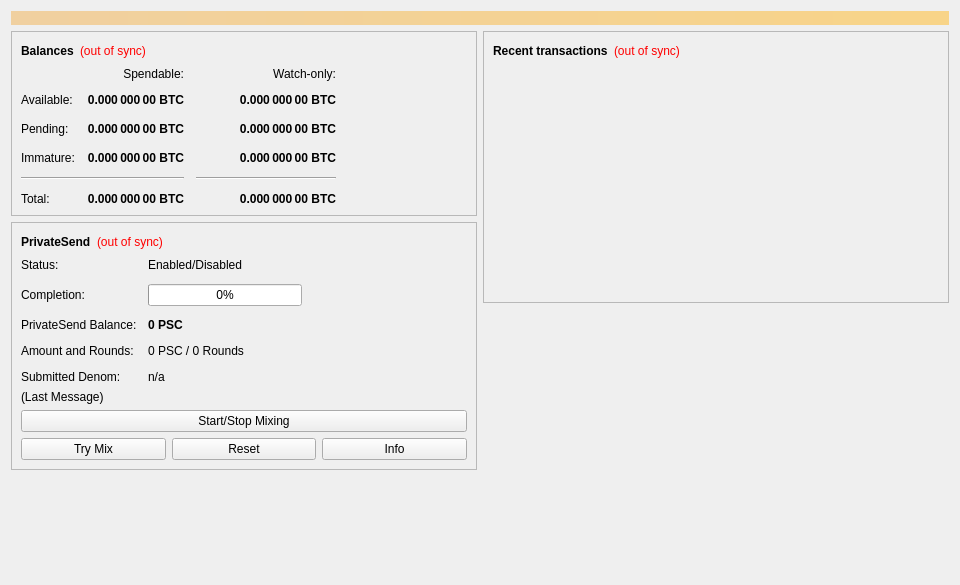
<?xml version="1.0" encoding="UTF-8"?>
<ui version="4.0">
 <class>OverviewPage</class>
 <widget class="QWidget" name="OverviewPage">
  <property name="geometry">
   <rect>
    <x>0</x>
    <y>0</y>
    <width>960</width>
    <height>585</height>
   </rect>
  </property>
  <property name="minimumSize">
   <size>
    <width>960</width>
    <height>0</height>
   </size>
  </property>
  <property name="windowTitle">
   <string>Form</string>
  </property>
  <layout class="QVBoxLayout" name="topLayout">
   <item>
    <widget class="QLabel" name="labelAlerts">
     <property name="visible">
      <bool>false</bool>
     </property>
     <property name="styleSheet">
      <string notr="true">QLabel { background-color: qlineargradient(x1: 0, y1: 0, x2: 1, y2: 0, stop:0 #F0D0A0, stop:1 #F8D488); color:#000000; }</string>
     </property>
     <property name="wordWrap">
      <bool>true</bool>
     </property>
     <property name="margin">
      <number>3</number>
     </property>
     <property name="textInteractionFlags">
      <set>Qt::TextSelectableByMouse</set>
     </property>
    </widget>
   </item>
   <item>
    <layout class="QHBoxLayout" name="horizontalLayout" stretch="1,1">
     <item>
      <layout class="QVBoxLayout" name="verticalLayout_2">
       <item>
        <widget class="QFrame" name="frame">
         <property name="frameShape">
          <enum>QFrame::StyledPanel</enum>
         </property>
         <property name="frameShadow">
          <enum>QFrame::Raised</enum>
         </property>
         <layout class="QVBoxLayout" name="verticalLayout_4">
          <item>
           <layout class="QHBoxLayout" name="horizontalLayout_4">
            <item>
             <widget class="QLabel" name="label_5">
              <property name="font">
               <font>
                <weight>75</weight>
                <bold>true</bold>
               </font>
              </property>
              <property name="text">
               <string>Balances</string>
              </property>
             </widget>
            </item>
            <item>
             <widget class="QLabel" name="labelWalletStatus">
              <property name="toolTip">
               <string>The displayed information may be out of date. Your wallet automatically synchronizes with the PrimeStone network after a connection is established, but this process has not completed yet.</string>
              </property>
              <property name="styleSheet">
               <string notr="true">QLabel { color: red; }</string>
              </property>
              <property name="text">
               <string notr="true">(out of sync)</string>
              </property>
              <property name="alignment">
               <set>Qt::AlignLeading|Qt::AlignLeft|Qt::AlignVCenter</set>
              </property>
             </widget>
            </item>
            <item>
             <spacer name="horizontalSpacer_3">
              <property name="orientation">
               <enum>Qt::Horizontal</enum>
              </property>
              <property name="sizeHint" stdset="0">
               <size>
                <width>40</width>
                <height>20</height>
               </size>
              </property>
             </spacer>
            </item>
           </layout>
          </item>
          <item>
           <layout class="QGridLayout" name="gridLayout">
            <property name="spacing">
             <number>12</number>
            </property>
            <item row="2" column="2">
             <widget class="QLabel" name="labelWatchPending">
              <property name="font">
               <font>
                <weight>75</weight>
                <bold>true</bold>
               </font>
              </property>
              <property name="cursor">
               <cursorShape>IBeamCursor</cursorShape>
              </property>
              <property name="toolTip">
               <string>Unconfirmed transactions to watch-only addresses</string>
              </property>
              <property name="text">
               <string notr="true">0.000 000 00 BTC</string>
              </property>
              <property name="alignment">
               <set>Qt::AlignRight|Qt::AlignTrailing|Qt::AlignVCenter</set>
              </property>
              <property name="textInteractionFlags">
               <set>Qt::LinksAccessibleByMouse|Qt::TextSelectableByKeyboard|Qt::TextSelectableByMouse</set>
              </property>
             </widget>
            </item>
            <item row="2" column="1">
             <widget class="QLabel" name="labelUnconfirmed">
              <property name="font">
               <font>
                <weight>75</weight>
                <bold>true</bold>
               </font>
              </property>
              <property name="cursor">
               <cursorShape>IBeamCursor</cursorShape>
              </property>
              <property name="toolTip">
               <string>Total of transactions that have yet to be confirmed, and do not yet count toward the spendable balance</string>
              </property>
              <property name="text">
               <string notr="true">0.000 000 00 BTC</string>
              </property>
              <property name="alignment">
               <set>Qt::AlignRight|Qt::AlignTrailing|Qt::AlignVCenter</set>
              </property>
              <property name="textInteractionFlags">
               <set>Qt::LinksAccessibleByMouse|Qt::TextSelectableByKeyboard|Qt::TextSelectableByMouse</set>
              </property>
             </widget>
            </item>
            <item row="3" column="2">
             <widget class="QLabel" name="labelWatchImmature">
              <property name="font">
               <font>
                <weight>75</weight>
                <bold>true</bold>
               </font>
              </property>
              <property name="cursor">
               <cursorShape>IBeamCursor</cursorShape>
              </property>
              <property name="toolTip">
               <string>Mined balance in watch-only addresses that has not yet matured</string>
              </property>
              <property name="text">
               <string notr="true">0.000 000 00 BTC</string>
              </property>
              <property name="alignment">
               <set>Qt::AlignRight|Qt::AlignTrailing|Qt::AlignVCenter</set>
              </property>
              <property name="textInteractionFlags">
               <set>Qt::LinksAccessibleByMouse|Qt::TextSelectableByKeyboard|Qt::TextSelectableByMouse</set>
              </property>
             </widget>
            </item>
            <item row="4" column="0" colspan="2">
             <widget class="Line" name="lineSpendableBalance">
              <property name="orientation">
               <enum>Qt::Horizontal</enum>
              </property>
             </widget>
            </item>
            <item row="4" column="2">
             <widget class="Line" name="lineWatchBalance">
              <property name="sizePolicy">
               <sizepolicy hsizetype="Preferred" vsizetype="Fixed">
                <horstretch>0</horstretch>
                <verstretch>0</verstretch>
               </sizepolicy>
              </property>
              <property name="minimumSize">
               <size>
                <width>140</width>
                <height>0</height>
               </size>
              </property>
              <property name="orientation">
               <enum>Qt::Horizontal</enum>
              </property>
             </widget>
            </item>
            <item row="5" column="0">
             <widget class="QLabel" name="labelTotalText">
              <property name="text">
               <string>Total:</string>
              </property>
             </widget>
            </item>
            <item row="3" column="1">
             <widget class="QLabel" name="labelImmature">
              <property name="font">
               <font>
                <weight>75</weight>
                <bold>true</bold>
               </font>
              </property>
              <property name="cursor">
               <cursorShape>IBeamCursor</cursorShape>
              </property>
              <property name="toolTip">
               <string>Mined balance that has not yet matured</string>
              </property>
              <property name="text">
               <string notr="true">0.000 000 00 BTC</string>
              </property>
              <property name="alignment">
               <set>Qt::AlignRight|Qt::AlignTrailing|Qt::AlignVCenter</set>
              </property>
              <property name="textInteractionFlags">
               <set>Qt::LinksAccessibleByMouse|Qt::TextSelectableByKeyboard|Qt::TextSelectableByMouse</set>
              </property>
             </widget>
            </item>
            <item row="2" column="3">
             <spacer name="horizontalSpacer_2">
              <property name="orientation">
               <enum>Qt::Horizontal</enum>
              </property>
              <property name="sizeHint" stdset="0">
               <size>
                <width>40</width>
                <height>20</height>
               </size>
              </property>
             </spacer>
            </item>
            <item row="3" column="0">
             <widget class="QLabel" name="labelImmatureText">
              <property name="text">
               <string>Immature:</string>
              </property>
             </widget>
            </item>
            <item row="5" column="1">
             <widget class="QLabel" name="labelTotal">
              <property name="font">
               <font>
                <weight>75</weight>
                <bold>true</bold>
               </font>
              </property>
              <property name="cursor">
               <cursorShape>IBeamCursor</cursorShape>
              </property>
              <property name="toolTip">
               <string>Your current total balance</string>
              </property>
              <property name="text">
               <string notr="true">0.000 000 00 BTC</string>
              </property>
              <property name="alignment">
               <set>Qt::AlignRight|Qt::AlignTrailing|Qt::AlignVCenter</set>
              </property>
              <property name="textInteractionFlags">
               <set>Qt::LinksAccessibleByMouse|Qt::TextSelectableByKeyboard|Qt::TextSelectableByMouse</set>
              </property>
             </widget>
            </item>
            <item row="5" column="2">
             <widget class="QLabel" name="labelWatchTotal">
              <property name="font">
               <font>
                <weight>75</weight>
                <bold>true</bold>
               </font>
              </property>
              <property name="cursor">
               <cursorShape>IBeamCursor</cursorShape>
              </property>
              <property name="toolTip">
               <string>Current total balance in watch-only addresses</string>
              </property>
              <property name="text">
               <string notr="true">0.000 000 00 BTC</string>
              </property>
              <property name="alignment">
               <set>Qt::AlignRight|Qt::AlignTrailing|Qt::AlignVCenter</set>
              </property>
              <property name="textInteractionFlags">
               <set>Qt::LinksAccessibleByMouse|Qt::TextSelectableByKeyboard|Qt::TextSelectableByMouse</set>
              </property>
             </widget>
            </item>
            <item row="0" column="2">
             <widget class="QLabel" name="labelWatchonly">
              <property name="text">
               <string>Watch-only:</string>
              </property>
              <property name="alignment">
               <set>Qt::AlignRight|Qt::AlignTrailing|Qt::AlignVCenter</set>
              </property>
             </widget>
            </item>
            <item row="1" column="0">
             <widget class="QLabel" name="labelBalanceText">
              <property name="text">
               <string>Available:</string>
              </property>
             </widget>
            </item>
            <item row="1" column="1">
             <widget class="QLabel" name="labelBalance">
              <property name="font">
               <font>
                <weight>75</weight>
                <bold>true</bold>
               </font>
              </property>
              <property name="cursor">
               <cursorShape>IBeamCursor</cursorShape>
              </property>
              <property name="toolTip">
               <string>Your current spendable balance</string>
              </property>
              <property name="text">
               <string notr="true">0.000 000 00 BTC</string>
              </property>
              <property name="alignment">
               <set>Qt::AlignRight|Qt::AlignTrailing|Qt::AlignVCenter</set>
              </property>
              <property name="textInteractionFlags">
               <set>Qt::LinksAccessibleByMouse|Qt::TextSelectableByKeyboard|Qt::TextSelectableByMouse</set>
              </property>
             </widget>
            </item>
            <item row="1" column="2">
             <widget class="QLabel" name="labelWatchAvailable">
              <property name="font">
               <font>
                <weight>75</weight>
                <bold>true</bold>
               </font>
              </property>
              <property name="cursor">
               <cursorShape>IBeamCursor</cursorShape>
              </property>
              <property name="toolTip">
               <string>Your current balance in watch-only addresses</string>
              </property>
              <property name="text">
               <string notr="true">0.000 000 00 BTC</string>
              </property>
              <property name="alignment">
               <set>Qt::AlignRight|Qt::AlignTrailing|Qt::AlignVCenter</set>
              </property>
              <property name="textInteractionFlags">
               <set>Qt::LinksAccessibleByMouse|Qt::TextSelectableByKeyboard|Qt::TextSelectableByMouse</set>
              </property>
             </widget>
            </item>
            <item row="2" column="0">
             <widget class="QLabel" name="labelPendingText">
              <property name="text">
               <string>Pending:</string>
              </property>
             </widget>
            </item>
            <item row="0" column="1">
             <widget class="QLabel" name="labelSpendable">
              <property name="text">
               <string>Spendable:</string>
              </property>
              <property name="alignment">
               <set>Qt::AlignRight|Qt::AlignTrailing|Qt::AlignVCenter</set>
              </property>
             </widget>
            </item>
           </layout>
          </item>
         </layout>
        </widget>
       </item>
       <item>
        <widget class="QFrame" name="framePrivateSend">
         <property name="layoutDirection">
          <enum>Qt::LeftToRight</enum>
         </property>
         <property name="frameShape">
          <enum>QFrame::StyledPanel</enum>
         </property>
         <property name="frameShadow">
          <enum>QFrame::Raised</enum>
         </property>
         <layout class="QVBoxLayout" name="VerticalLayout_PS1">
          <item>
           <layout class="QHBoxLayout" name="horizontalLayout_5">
            <item>
             <widget class="QLabel" name="labelPrivateSendHeader">
              <property name="font">
               <font>
                <weight>75</weight>
                <bold>true</bold>
               </font>
              </property>
              <property name="text">
               <string>PrivateSend</string>
              </property>
             </widget>
            </item>
            <item>
             <widget class="QLabel" name="labelPrivateSendSyncStatus">
              <property name="toolTip">
               <string>The displayed information may be out of date. Your wallet automatically synchronizes with the PrimeStone network after a connection is established, but this process has not completed yet.</string>
              </property>
              <property name="styleSheet">
               <string notr="true">QLabel { color: red; }</string>
              </property>
              <property name="text">
               <string notr="true">(out of sync)</string>
              </property>
              <property name="alignment">
               <set>Qt::AlignLeading|Qt::AlignLeft|Qt::AlignVCenter</set>
              </property>
             </widget>
            </item>
            <item>
             <spacer name="horizontalSpacer_4">
              <property name="orientation">
               <enum>Qt::Horizontal</enum>
              </property>
              <property name="sizeHint" stdset="0">
               <size>
                <width>40</width>
                <height>20</height>
               </size>
              </property>
             </spacer>
            </item>
           </layout>
          </item>
          <item>
           <layout class="QFormLayout" name="privateSendFormLayout">
            <property name="fieldGrowthPolicy">
             <enum>QFormLayout::AllNonFixedFieldsGrow</enum>
            </property>
            <property name="horizontalSpacing">
             <number>11</number>
            </property>
            <property name="verticalSpacing">
             <number>12</number>
            </property>
            <item row="0" column="0">
             <widget class="QLabel" name="labelPrivateSendEnabledText">
              <property name="text">
               <string>Status:</string>
              </property>
             </widget>
            </item>
            <item row="0" column="1">
             <widget class="QLabel" name="labelPrivateSendEnabled">
              <property name="text">
               <string>Enabled/Disabled</string>
              </property>
             </widget>
            </item>
            <item row="1" column="0">
             <widget class="QLabel" name="labelCompletitionText">
              <property name="text">
               <string>Completion:</string>
              </property>
             </widget>
            </item>
            <item row="1" column="1">
             <widget class="QProgressBar" name="privateSendProgress">
              <property name="maximumSize">
               <size>
                <width>154</width>
                <height>16777215</height>
               </size>
              </property>
              <property name="value">
               <number>0</number>
              </property>
             </widget>
            </item>
            <item row="2" column="0">
             <widget class="QLabel" name="labelAnonymizedText">
              <property name="text">
               <string>PrivateSend Balance:</string>
              </property>
             </widget>
            </item>
            <item row="2" column="1">
             <widget class="QLabel" name="labelAnonymized">
              <property name="font">
               <font>
                <weight>75</weight>
                <bold>true</bold>
               </font>
              </property>
              <property name="text">
               <string notr="true">0 PSC</string>
              </property>
             </widget>
            </item>
            <item row="3" column="0">
             <widget class="QLabel" name="labelAmountAndRoundsText">
              <property name="text">
               <string>Amount and Rounds:</string>
              </property>
             </widget>
            </item>
            <item row="3" column="1">
             <widget class="QLabel" name="labelAmountRounds">
              <property name="text">
               <string>0 PSC / 0 Rounds</string>
              </property>
             </widget>
            </item>
            <item row="4" column="0">
             <widget class="QLabel" name="labelSubmittedDenomText">
              <property name="text">
               <string>Submitted Denom:</string>
              </property>
             </widget>
            </item>
            <item row="4" column="1">
             <widget class="QLabel" name="labelSubmittedDenom">
              <property name="toolTip">
               <string>The denominations you submitted to the Masternode.&lt;br&gt;To mix, other users must submit the exact same denominations.</string>
              </property>
              <property name="text">
               <string>n/a</string>
              </property>
             </widget>
            </item>
           </layout>
          </item>
          <item>
           <layout class="QVBoxLayout" name="VerticalLayout_PS">
            <item>
             <widget class="QLabel" name="labelPrivateSendLastMessage">
              <property name="text">
               <string>(Last Message)</string>
              </property>
              <property name="alignment">
               <set>Qt::AlignLeading|Qt::AlignLeft|Qt::AlignTop</set>
              </property>
              <property name="wordWrap">
               <bool>true</bool>
              </property>
             </widget>
            </item>
            <item>
             <widget class="QPushButton" name="togglePrivateSend">
              <property name="sizePolicy">
               <sizepolicy hsizetype="MinimumExpanding" vsizetype="Fixed">
                <horstretch>0</horstretch>
                <verstretch>0</verstretch>
               </sizepolicy>
              </property>
              <property name="text">
               <string>Start/Stop Mixing</string>
              </property>
             </widget>
            </item>
            <item>
             <layout class="QHBoxLayout" name="horizontalLayout_debugbuttons">
              <item>
               <widget class="QPushButton" name="privateSendAuto">
                <property name="sizePolicy">
                 <sizepolicy hsizetype="MinimumExpanding" vsizetype="Fixed">
                  <horstretch>0</horstretch>
                  <verstretch>0</verstretch>
                 </sizepolicy>
                </property>
                <property name="toolTip">
                 <string>Try to manually submit a PrivateSend request.</string>
                </property>
                <property name="text">
                 <string>Try Mix</string>
                </property>
               </widget>
              </item>
              <item>
               <widget class="QPushButton" name="privateSendReset">
                <property name="sizePolicy">
                 <sizepolicy hsizetype="MinimumExpanding" vsizetype="Fixed">
                  <horstretch>0</horstretch>
                  <verstretch>0</verstretch>
                 </sizepolicy>
                </property>
                <property name="toolTip">
                 <string>Reset the current status of PrivateSend (can interrupt PrivateSend if it's in the process of Mixing, which can cost you money!)</string>
                </property>
                <property name="autoFillBackground">
                 <bool>false</bool>
                </property>
                <property name="text">
                 <string>Reset</string>
                </property>
               </widget>
              </item>
              <item>
               <widget class="QPushButton" name="privateSendInfo">
                <property name="sizePolicy">
                 <sizepolicy hsizetype="MinimumExpanding" vsizetype="Fixed">
                  <horstretch>0</horstretch>
                  <verstretch>0</verstretch>
                 </sizepolicy>
                </property>
                <property name="toolTip">
                 <string>Information about PrivateSend and Mixing</string>
                </property>
                <property name="text">
                 <string>Info</string>
                </property>
               </widget>
              </item>
             </layout>
            </item>
           </layout>
          </item>
         </layout>
        </widget>
       </item>
       <item>
        <spacer name="verticalSpacer">
         <property name="orientation">
          <enum>Qt::Vertical</enum>
         </property>
         <property name="sizeHint" stdset="0">
          <size>
           <width>20</width>
           <height>40</height>
          </size>
         </property>
        </spacer>
       </item>
      </layout>
     </item>
     <item>
      <layout class="QVBoxLayout" name="verticalLayout_3">
       <item>
        <widget class="QFrame" name="frame_2">
         <property name="frameShape">
          <enum>QFrame::StyledPanel</enum>
         </property>
         <property name="frameShadow">
          <enum>QFrame::Raised</enum>
         </property>
         <layout class="QVBoxLayout" name="verticalLayout">
          <item>
           <layout class="QHBoxLayout" name="horizontalLayout_2">
            <item>
             <widget class="QLabel" name="label_4">
              <property name="font">
               <font>
                <weight>75</weight>
                <bold>true</bold>
               </font>
              </property>
              <property name="text">
               <string>Recent transactions</string>
              </property>
             </widget>
            </item>
            <item>
             <widget class="QLabel" name="labelTransactionsStatus">
              <property name="toolTip">
               <string>The displayed information may be out of date. Your wallet automatically synchronizes with the PrimeStone network after a connection is established, but this process has not completed yet.</string>
              </property>
              <property name="styleSheet">
               <string notr="true">QLabel { color: red; }</string>
              </property>
              <property name="text">
               <string notr="true">(out of sync)</string>
              </property>
              <property name="alignment">
               <set>Qt::AlignLeading|Qt::AlignLeft|Qt::AlignVCenter</set>
              </property>
             </widget>
            </item>
            <item>
             <spacer name="horizontalSpacer">
              <property name="orientation">
               <enum>Qt::Horizontal</enum>
              </property>
              <property name="sizeHint" stdset="0">
               <size>
                <width>40</width>
                <height>20</height>
               </size>
              </property>
             </spacer>
            </item>
           </layout>
          </item>
          <item>
           <widget class="QListView" name="listTransactions">
            <property name="styleSheet">
             <string notr="true">QListView { background: transparent; }</string>
            </property>
            <property name="frameShape">
             <enum>QFrame::NoFrame</enum>
            </property>
            <property name="verticalScrollBarPolicy">
             <enum>Qt::ScrollBarAlwaysOff</enum>
            </property>
            <property name="horizontalScrollBarPolicy">
             <enum>Qt::ScrollBarAlwaysOff</enum>
            </property>
            <property name="selectionMode">
             <enum>QAbstractItemView::NoSelection</enum>
            </property>
           </widget>
          </item>
         </layout>
        </widget>
       </item>
       <item>
        <spacer name="verticalSpacer_2">
         <property name="orientation">
          <enum>Qt::Vertical</enum>
         </property>
         <property name="sizeHint" stdset="0">
          <size>
           <width>20</width>
           <height>40</height>
          </size>
         </property>
        </spacer>
       </item>
      </layout>
     </item>
    </layout>
   </item>
  </layout>
 </widget>
 <resources/>
 <connections/>
</ui>
